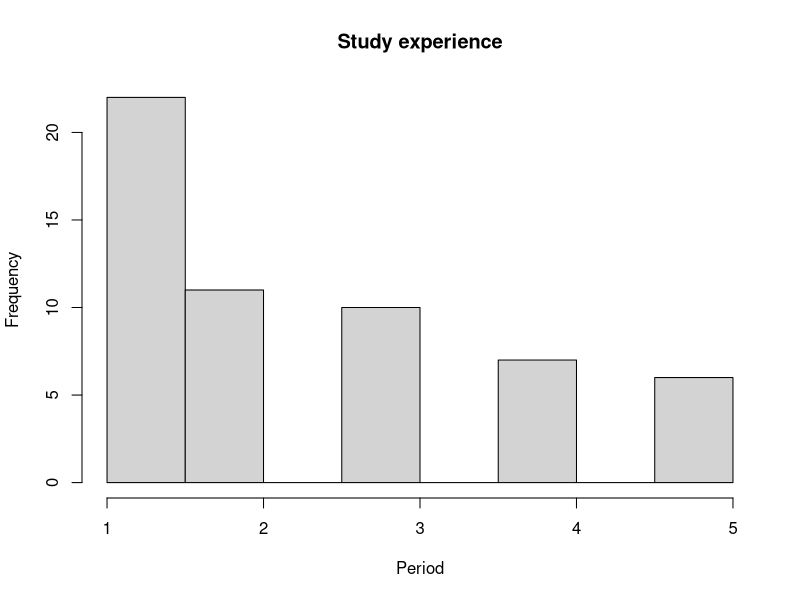
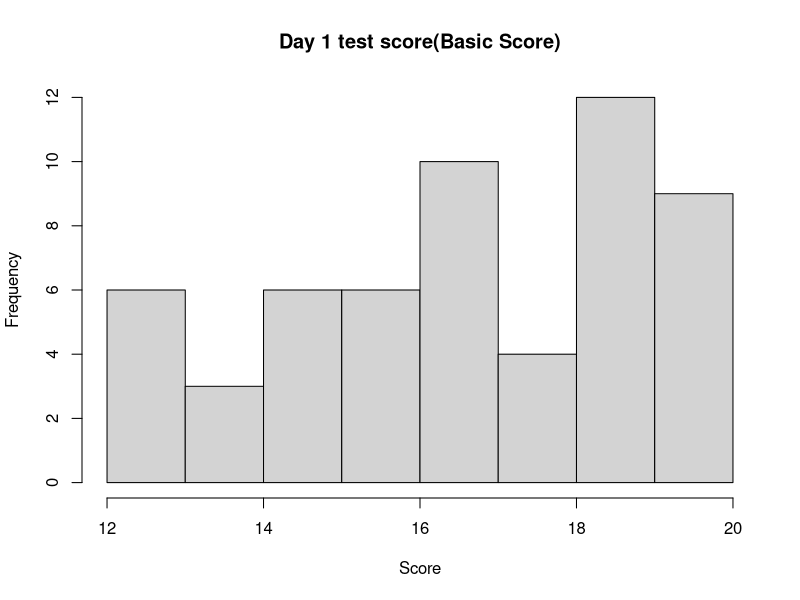
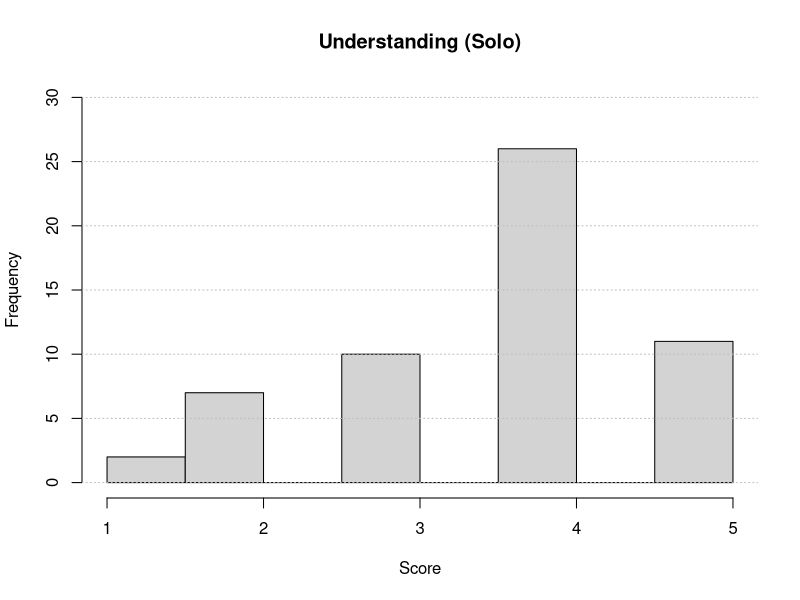
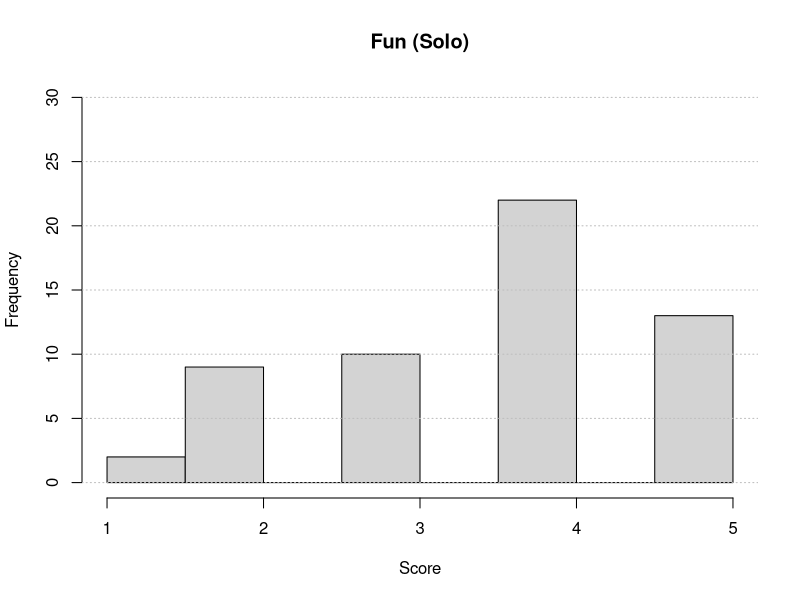
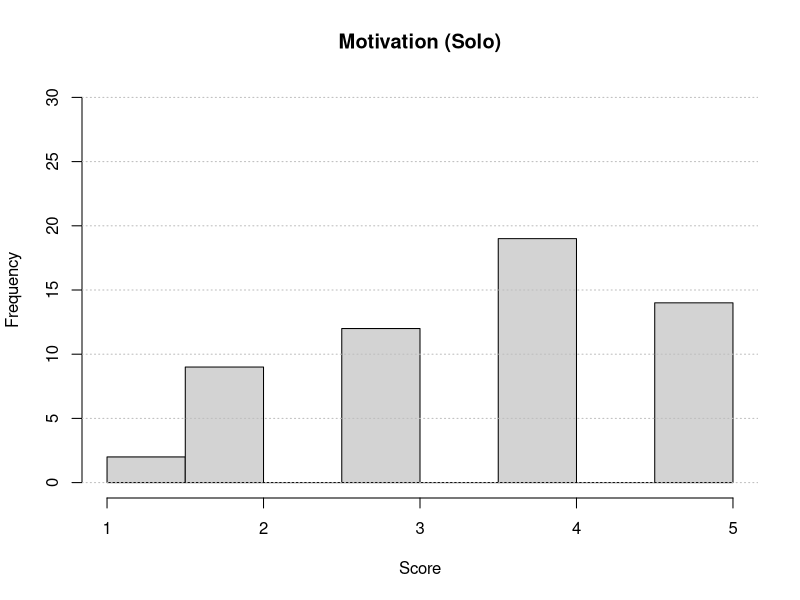
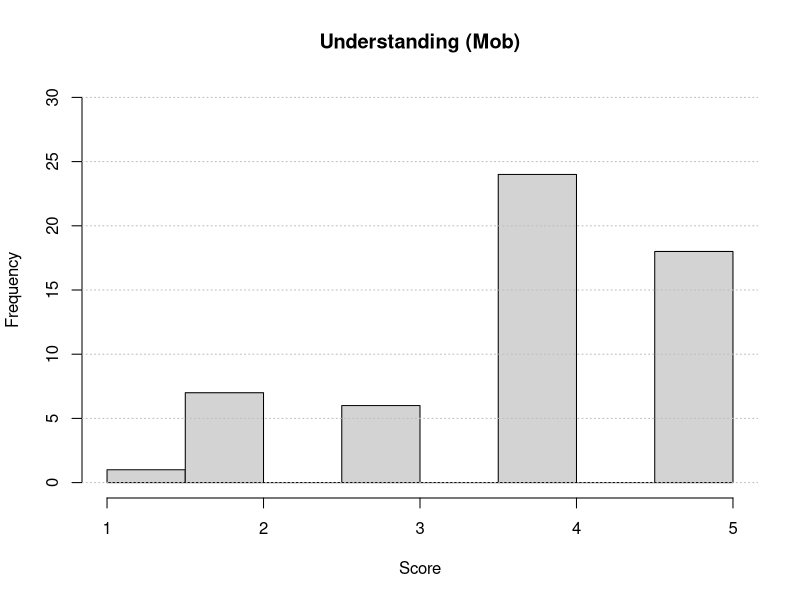
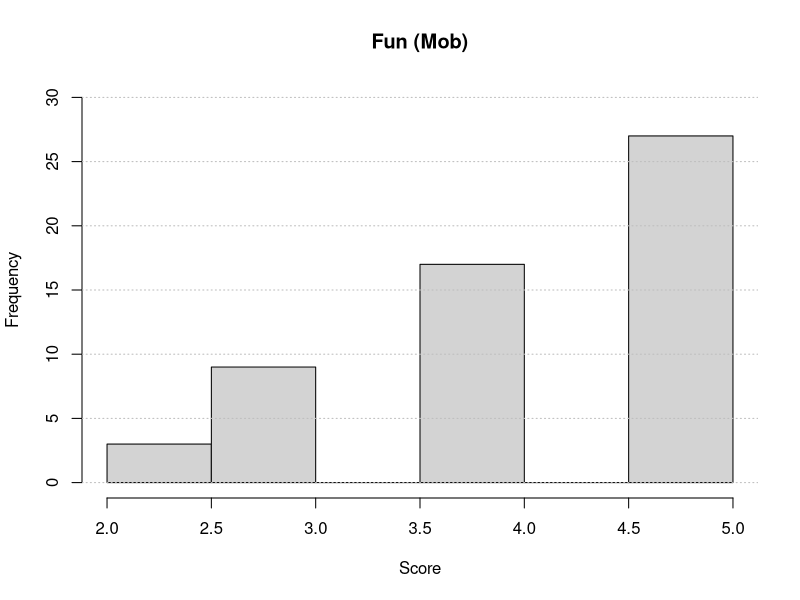
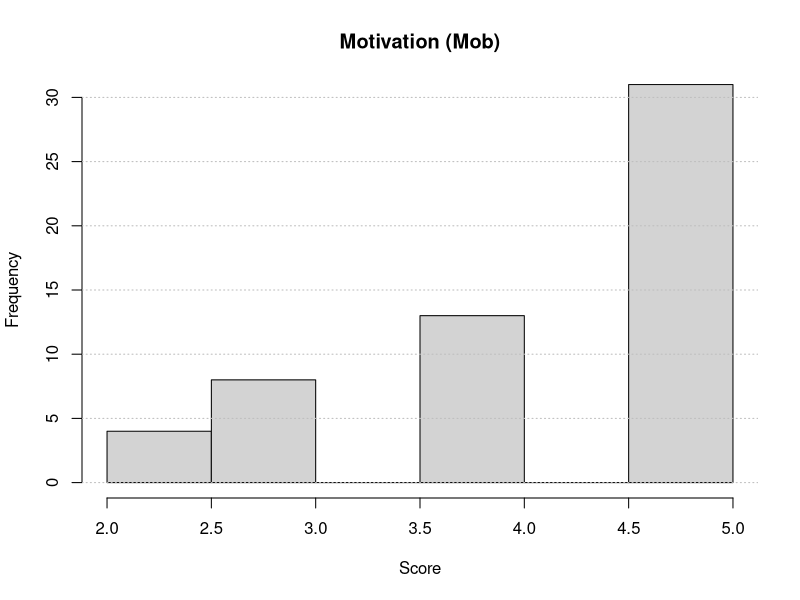

Here is the R script that generated these plots, in order:
# R言語のコード
library(readr)

# データセットを読み込む
data <- read_csv("./assets/finalized_questionaire.csv")

data <- na.omit(data)

## study_experience
shapiro.test(x=data$study_experience)
hist(data$study_experience, main="Study experience",  xlab="Period")

## basic_score
shapiro.test(x=data$basic_score)
hist(data$basic_score, main="Day 1 test score(Basic Score)",  xlab="Score")

## Understanding, Fun, Motivation (Solo, Mob)
max_y <- 30
shapiro.test(x=data$solo_understanding)
hist(data$solo_understanding, main="Understanding (Solo)",  xlab="Score", ylim=c(0, max_y))
abline(h = seq(0, max_y, by = 5), col = "gray", lty = "dotted")

shapiro.test(x=data$solo_fun)
hist(data$solo_fun, main="Fun (Solo)",  xlab="Score", ylim=c(0, max_y))
abline(h = seq(0, max_y, by = 5), col = "gray", lty = "dotted")

shapiro.test(x=data$solo_motivation)
hist(data$solo_motivation, main="Motivation (Solo)",  xlab="Score", ylim=c(0, max_y))
abline(h = seq(0, max_y, by = 5), col = "gray", lty = "dotted")

shapiro.test(x=data$mob_understanding)
hist(data$mob_understanding, main="Understanding (Mob)",  xlab="Score", ylim=c(0, max_y))
abline(h = seq(0, max_y, by = 5), col = "gray", lty = "dotted")

shapiro.test(x=data$mob_fun)
hist(data$mob_fun, main="Fun (Mob)",  xlab="Score", ylim=c(0, max_y))
abline(h = seq(0, max_y, by = 5), col = "gray", lty = "dotted")

shapiro.test(x=data$mob_motivation)
hist(data$mob_motivation, main="Motivation (Mob)",  xlab="Score", ylim=c(0, max_y))
abline(h = seq(0, max_y, by = 5), col = "gray", lty = "dotted")

## Test Score (Solo, Mob)
max_y <- 14
max_x <- 16
solo_score <- data$solo_score_1 + data$solo_score_2
shapiro.test(x=solo_score)
hist(solo_score, main="Test Score (Solo)",  xlab="Score", xlim=c(0, max_x), ylim=c(0, max_y))

mob_score <- data$mob_score_1 + data$mob_score_2
shapiro.test(x=mob_score)
hist(mob_score, main="Mob test score",  xlab="Score", xlim=c(0, max_x), ylim=c(0, max_y))

hist(mob_score, col=rgb(1, 0, 0, 0.5), main="Test score (Solor v.s. Mob)", xlab="Score", xlim=range(c(solo_score, mob_score)), ylim=c(0, max(hist(solo_score, plot=FALSE)$counts, hist(mob_score, plot=FALSE)$counts)))
hist(solo_score, col=rgb(0, 0, 1, 0.5), add=TRUE)
legend("topright", legend=c("Mob Score", "Solo Score"), fill=c(rgb(1, 0, 0, 0.5), rgb(0, 0, 1, 0.5)))

mean(solo_score)
mean(mob_score)

min(solo_score)
min(mob_score)

max(solo_score)
max(mob_score)

### t-test
t.test(solo_score, mob_score, paired = TRUE, conf.level = 0.95)

### bootstrap
bootstrap_min <- function(data, n_bootstrap) {
  bootstrap_mins <- numeric(n_bootstrap)
  for (i in 1:n_bootstrap) {
    sample_data <- sample(data, replace = TRUE)
    bootstrap_mins[i] <- min(sample_data)
  }
  return(bootstrap_mins)
}

# ブートストラップサンプリング
set.seed(123)  # 結果の再現性を保証
n_bootstrap <- 10000
solo_min <- bootstrap_min(solo_score, n_bootstrap)
mob_min <- bootstrap_min(mob_score, n_bootstrap)

# 最小値の差の分布
min_diffs <- mob_min - solo_min

# 差の95%信頼区間
quantile(min_diffs, c(0.025, 0.975))

# p値の計算
mean(min_diffs >= 0)  

